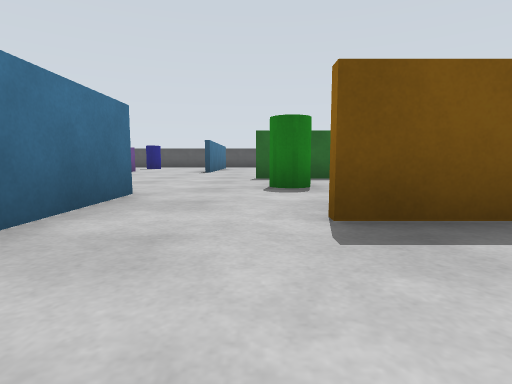
[1] (above)

21 first-person views from a walk through a world built for the Gazebo simulator. The camera is 0.39 m above the floor, tilts 6° down and sees 80° across. The floor is counted in squares, 1 m on a side. Each view is taken from the middle of a square. On the plan, view 1 faces up. The plan holds only what a view shows up to about 9 squares ahead; the rest is blank. The place goes on beyond the plan.

[2]
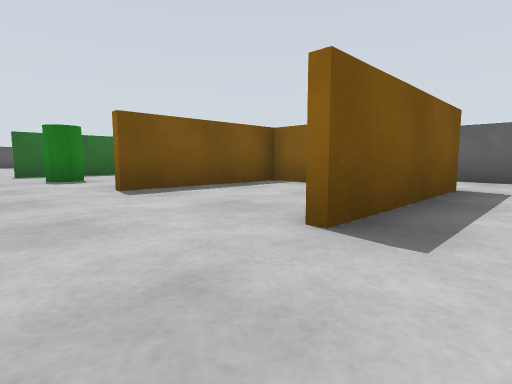

[3]
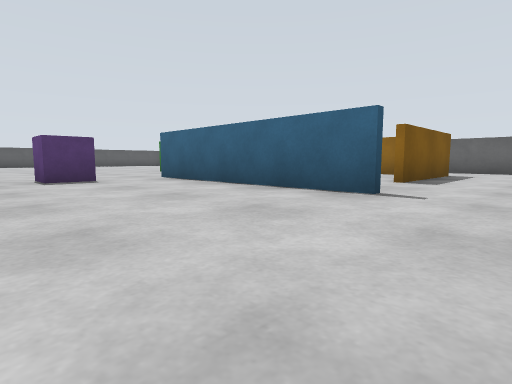

[4]
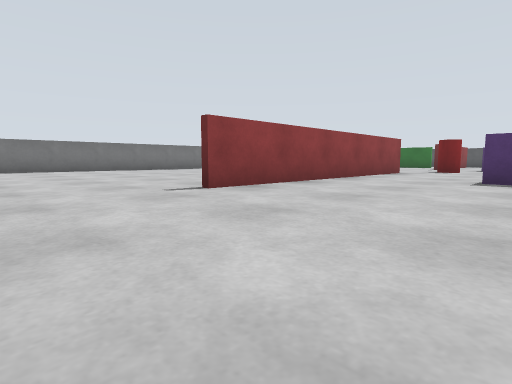

[5]
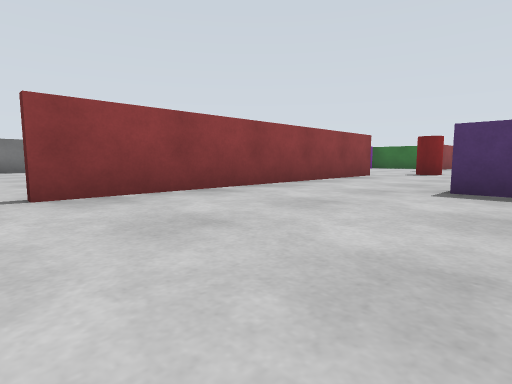

[6]
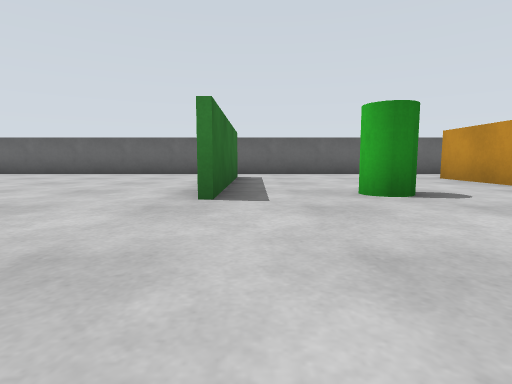

[7]
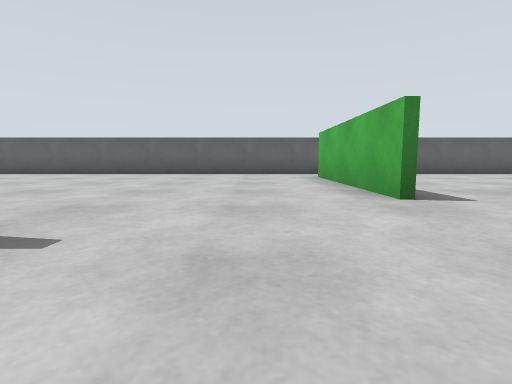

[8]
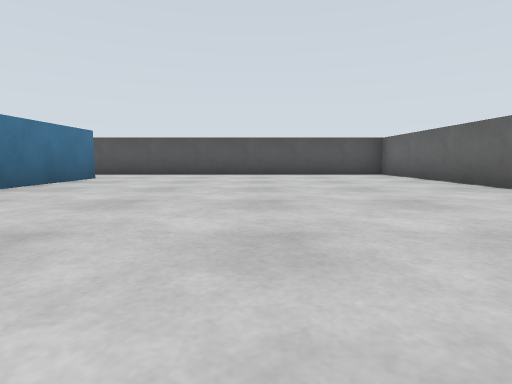

[9]
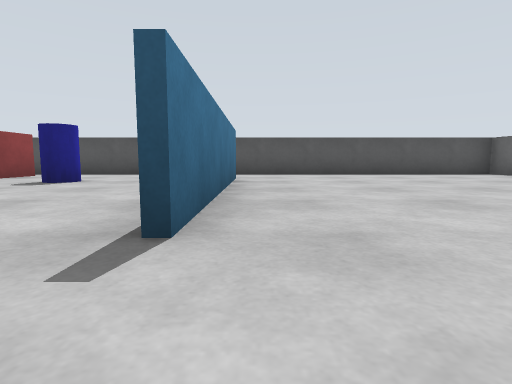

[10]
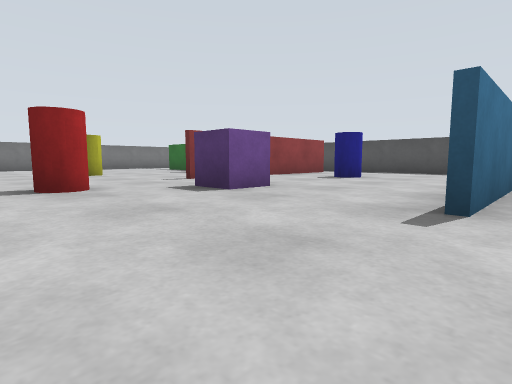

[11]
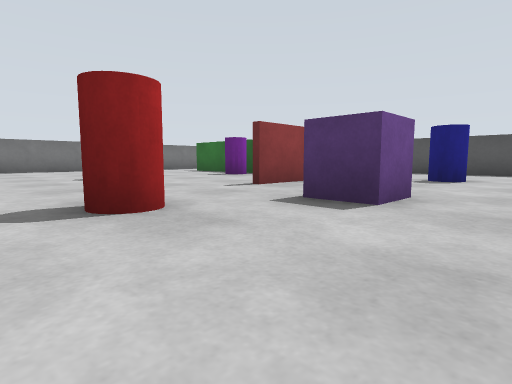

[12]
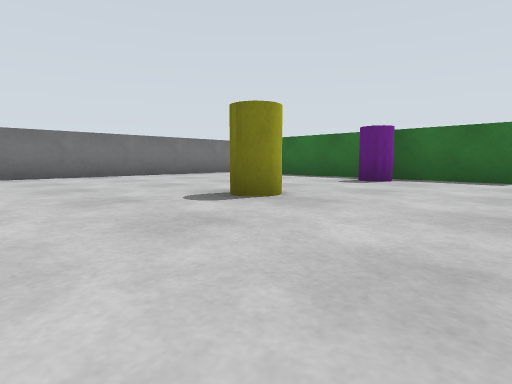

[13]
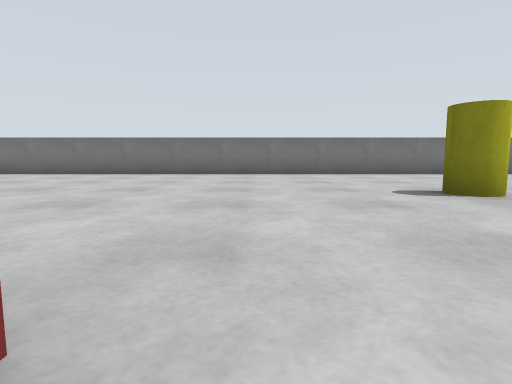

[14]
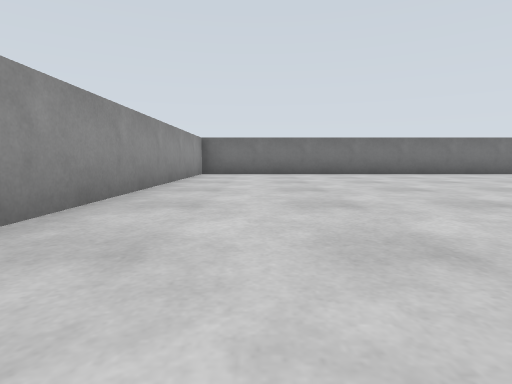

[15]
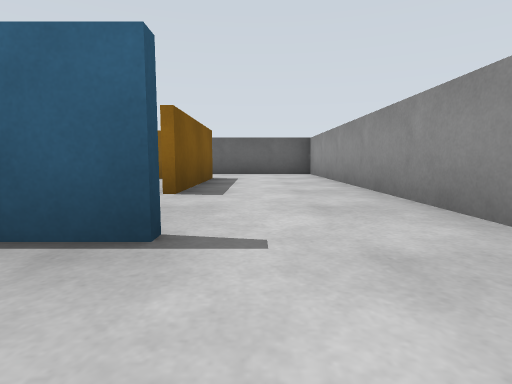

[16]
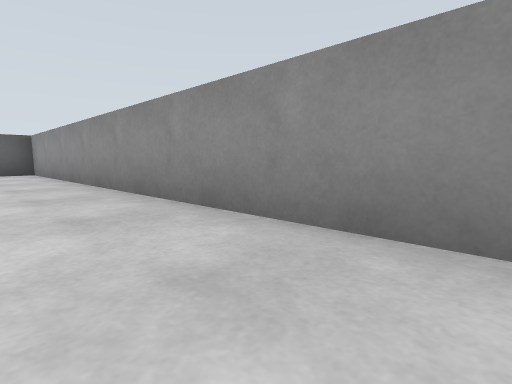

[17]
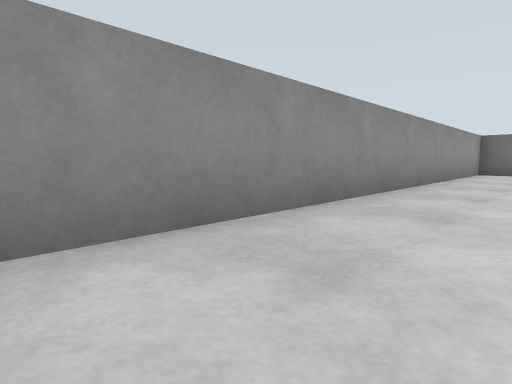

[18]
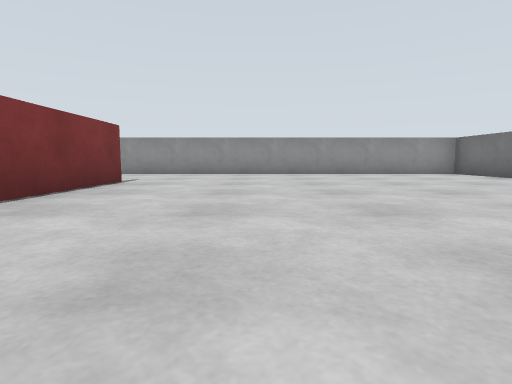

[19]
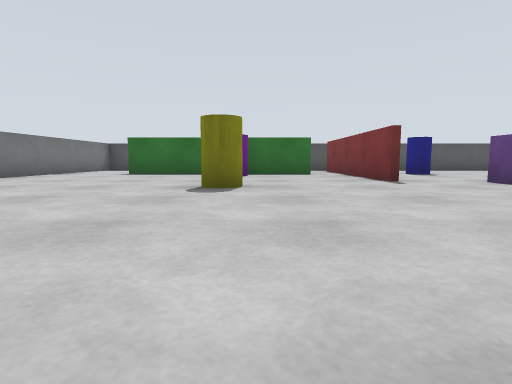

[20]
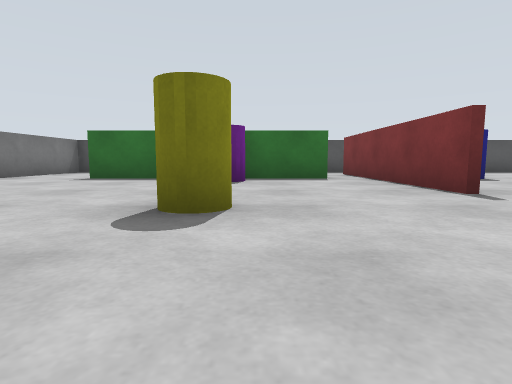

[21]
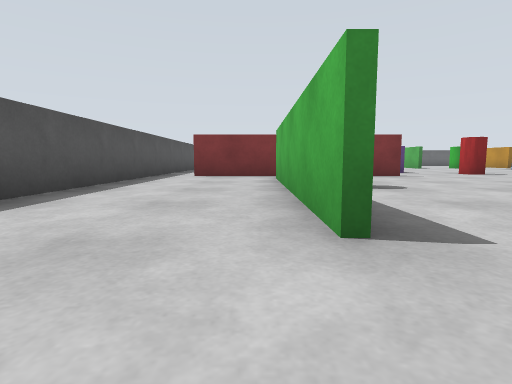

### Floor plan
Ten units are one square. View 1 is at (0, 0); x grows to the right and y downward. Boxes are objects, and circles mark ways between rooms. Rooms are numbered by the first view taken in them; rooms with no view inside come last. Other rooms are left out.
<svg viewBox="-150 -170 210 210">
<path fill="none" stroke="#000" d="M34 1 34 -19 5 -19M-64 -66 -64 5M-14 -35 -14 -16M0 -66 40 -66M-66 -104 -66 -131M16 -21 35 -21M-66 5 -66 -22M-16 16 -16 -35M40 -64 0 -64M-74 -134 -86 -134M-14 -145 -14 -95M-104 -134 -125 -134M-64 -155 -64 -105M36 11 5 11M-145 -124 -145 35 55 35 55 -165 -64 -165M-125 -136 -106 -136M-86 -136 -75 -136M-145 -161 -145 -124M-66 -131 -66 -155M-64 -165 -111 -165"/>
<rect x="-105" y="-105" width="20" height="20" fill="#bbb"><title>yellow cylinder</title></rect>
<rect x="-65" y="-85" width="20" height="10" fill="#bbb"><title>red cylinder</title></rect>
<rect x="-55" y="-105" width="20" height="10" fill="#bbb"><title>pillar</title></rect>
<rect x="-55" y="-145" width="20" height="20" fill="#bbb"><title>blue cylinder</title></rect>
<rect x="-45" y="-45" width="20" height="20" fill="#bbb"><title>pillar</title></rect>
<rect x="-5" y="-55" width="20" height="20" fill="#bbb"><title>green cylinder</title></rect>
<rect x="-105" y="-135" width="20" height="10" fill="#bbb"><title>purple cylinder</title></rect>
<circle cx="-5" cy="-20" r="3" fill="#2a7"/>
<circle cx="-5" cy="10" r="3" fill="#2a7"/>
<circle cx="-135" cy="-130" r="3" fill="#2a7"/>
<circle cx="-70" cy="-160" r="3" fill="#2a7"/>
<text x="0" y="-10">1</text>
<text x="-40" y="-60">2</text>
<text x="-110" y="-150">3</text>
</svg>
Room 1 opens to room 2. Room 2 opens to room 3.

Where each view was taken, in squares from view 1:
view 1: 0 up, 0 right, facing up
view 2: 2 down, 1 left, facing up-right
view 3: 3 down, 5 left, facing up-right
view 4: 3 down, 3 left, facing up-left
view 5: 1 down, 3 left, facing up-left
view 6: 6 up, 3 left, facing right
view 7: 8 up, 3 left, facing right
view 8: 8 up, 2 right, facing up
view 9: 8 up, 1 left, facing up
view 10: 7 up, 1 left, facing up-left
view 11: 7 up, 3 left, facing up-left
view 12: 7 up, 7 left, facing up-left
view 13: 7 up, 6 left, facing left
view 14: 2 down, 6 left, facing left
view 15: 2 down, 3 left, facing right
view 16: 2 down, 4 left, facing down-right
view 17: 2 down, 5 left, facing down-left
view 18: 5 up, 9 left, facing down
view 19: 5 up, 9 left, facing up
view 20: 7 up, 9 left, facing up
view 21: 14 up, 14 left, facing right
